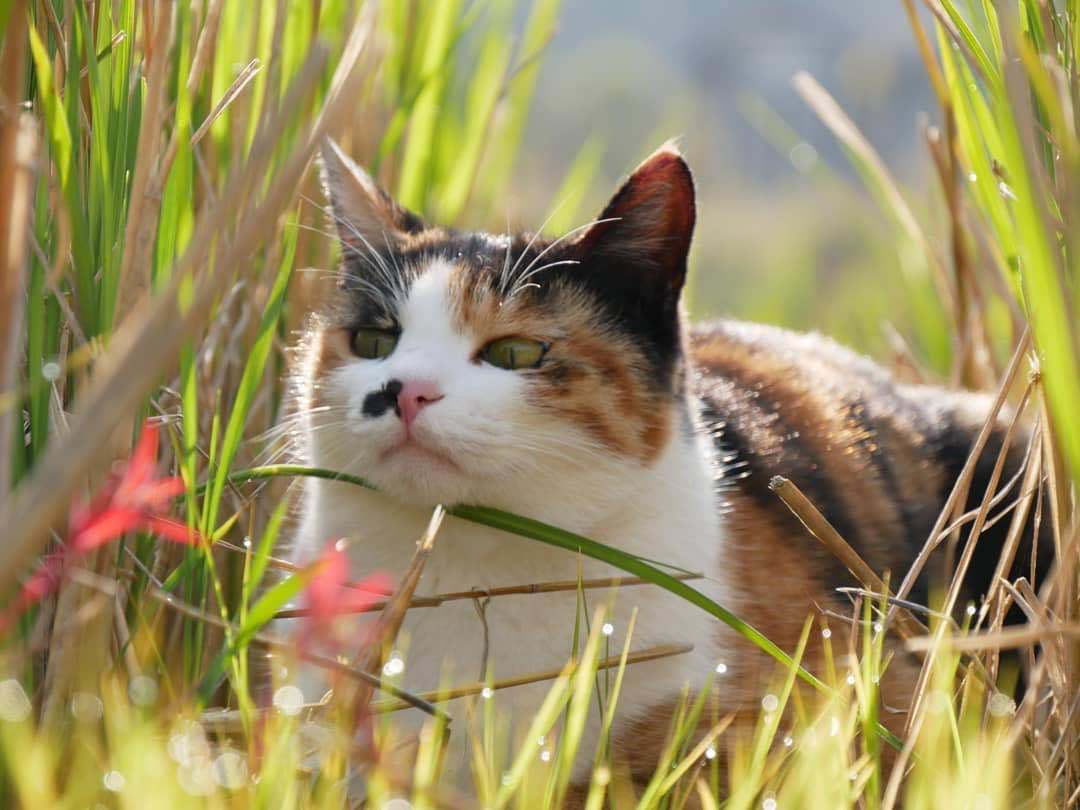
#> input picture image/samsac.jpeg, 1080 x 810 px, given in place of the camera
$ python motion_detecting.py
#> lines starting #> are read from the running program, lines starting #| are printed output that depends on the picture
import cv2
import numpy as np

threshold = 30  # 영상 차이가 나는 threshold 설정
diff_max = 5    # 영상 차이가 나는 최대 픽셀 수

frame_a, frame_b, frame_c = None, None, None  # 프레임 초기화

# 카메라 기본 틀
# 움직임 발생시 사각형이 생성되어 움직임을 따라감
cap = cv2.VideoCapture(0)
cap.set(cv2.CAP_PROP_FRAME_WIDTH, 480)
cap.set(cv2.CAP_PROP_FRAME_HEIGHT, 320)

if cap.isOpened():
    ret, frame_a = cap.read()   # 첫번째 프레임 읽음
#> frame_a is the input picture: shape (810, 1080, 3); mean B, G, R 96.5, 140.9, 154.3
    ret, frame_b = cap.read()   # 두번째 프레임 읽음
    while ret:  # 움직임이 있을 때 동안
        ret, frame_c = cap.read()
        draw = frame_c.copy()   # 세번째 프레임을 복사한다
        if not ret: # 움직임이 없으면 >> ret : 움직임으로 인해 변한부분을 표시 T/F
            break
        # 모든 픽셀에 노이즈가 끼여있기에 프레임 2개로는 정확한 값 측정 어려움, 때문에 프레임 3개 씀
        frame_a_gray = cv2.cvtColor(frame_a, cv2.COLOR_BGR2GRAY)
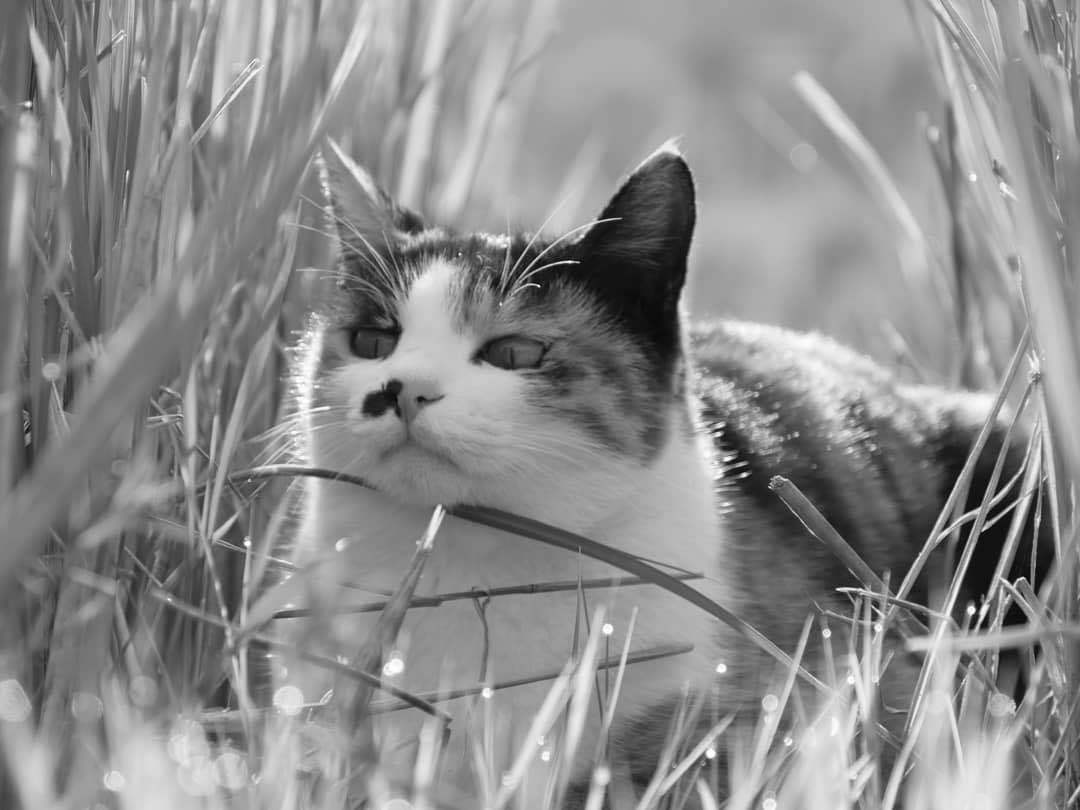
#> frame_a_gray: shape (810, 1080); min 1, max 255, mean 139.9
        frame_b_gray = cv2.cvtColor(frame_b, cv2.COLOR_BGR2GRAY)
        frame_c_gray = cv2.cvtColor(frame_c, cv2.COLOR_BGR2GRAY)

        # a, b 사이의 영상차이값, b, c사이의 영상차이값 구함
        diff_ab = cv2.absdiff(frame_a_gray, frame_b_gray) # 둘다 초기에 찍힌것이기때문에 차이X
#> diff_ab: shape (810, 1080); every value is 0
        diff_bc = cv2.absdiff(frame_b_gray, frame_c_gray) # 차이날수도 안날수도 있음

        # 영상 차이값(경계 값이 다른 부분)이 40이상이면 값을 흰색으로 바꿔줌
        ret, diff_ab_t = cv2.threshold(diff_ab, threshold, 255, cv2.THRESH_BINARY)  # 흰부분찾기
#> ret = 30
        ret, diff_bc_t = cv2.threshold(diff_bc, threshold, 255, cv2.THRESH_BINARY)  # 흰부분찾기

        # 두 영상 모두 움직임이 나타났을 때 >> 둘 다 1일 때
        diff = cv2.bitwise_and(diff_ab_t, diff_bc_t)

        # 영상에서 1이 된 부분을 확장(mophology)
        # mophology 변환 : 영상이나 이미지를 Segmentation 하여 단순화, 제거, 보정을 통해 형태를 파악하는 목적으로 사용
        k = cv2.getStructuringElement(cv2.MORPH_CROSS, (3, 3))  # 십자가형태의 구조요소생성, 중심점은 3,3
        diff = cv2.morphologyEx(diff, cv2.MORPH_OPEN, k)    # 이미지에 침식 적용 후 팽창적용 >> 가장자리 영역을 둥글게 만듬

        diff_cnt = cv2.countNonZero(diff)
#> diff_cnt = 0
        if diff_cnt > diff_max:
            nzero = np.nonzero(diff)    # diff는 영상과 사이즈가 같으며, a, b프레임의 차이 어레이를 의미(0이 아닌 값(차이)을 반환)
            cv2.rectangle(draw, (min(nzero[1]),
                                min(nzero[0])), # diff가 0이 아닌 값 중 행,열이 가장 작은 포인트
                                (max(nzero[1]), # diff가 0이 아닌 값 중 행,열이 가장 큰 포인트
                                max(nzero[0])),
                                (0, 255, 0), 2) # 사각형 색상 값, thickness = 2 # 이전값을 계속 집어넣어야지 계속 영상이 실행, 바뀐영상과 이전영상을 비교하기때문에 계속 업데이트필요

            cv2.putText(draw, 'Motion detected!', (10, 30),
                        cv2.FONT_HERSHEY_DUPLEX, 0.5, (0, 0, 255))

        stacked = np.hstack((draw, cv2.cvtColor(diff, cv2.COLOR_BAYER_GB2BGR))) # 두 배열(draw와 diff)을 왼쪽에서 오른쪽으로 붙임
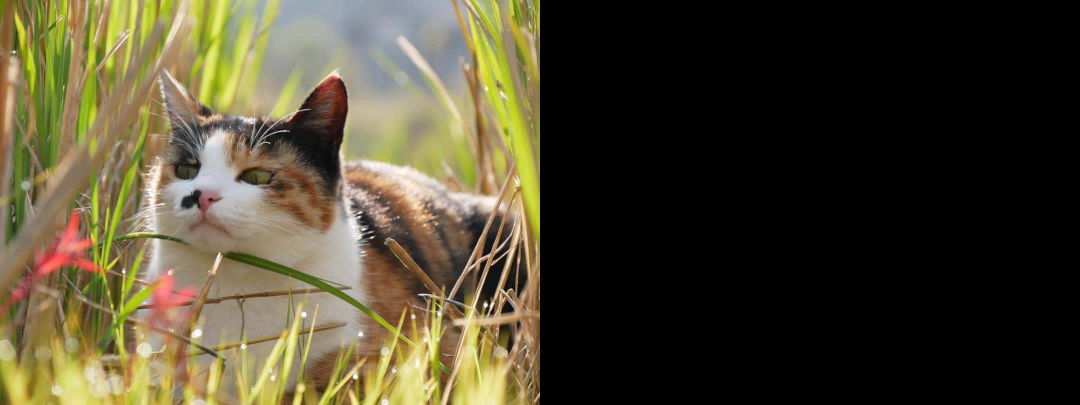
#> stacked: shape (810, 2160, 3) (shown at 1/2 size); mean B, G, R 48.3, 70.5, 77.2
        cv2.imshow('motion', stacked)

        # cv2.imshow('real', draw)
        # cv2.imshow('diff', diff)

        frame_a = frame_b
        frame_b = frame_c

        key = cv2.waitKey(1)
#> (key q is pressed here)
        if key == ord('q'): break  # q 입력시 루프탈출
